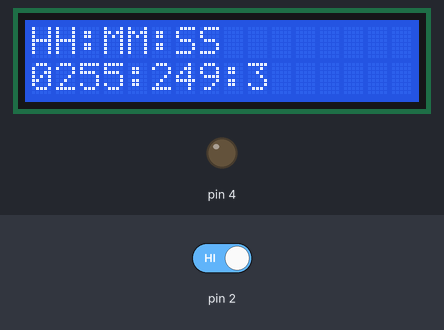
Bench run of a sketch on a simulated Arduino Uno, built with avr-gcc and run on an emulated ATmega328P. Shown: 16×2 character LCD, output pins drawn as LEDs (lit = HIGH). The inputs (shaded band) are chosen by the test bench; at power-on: pin 2 HIGH. EEPROM starts erased; what the sketch prints to the serial monitor is not drawn.

Above: at 1.2 s.
1.3 s: pin 2 driven LOW
At 2.3 s:
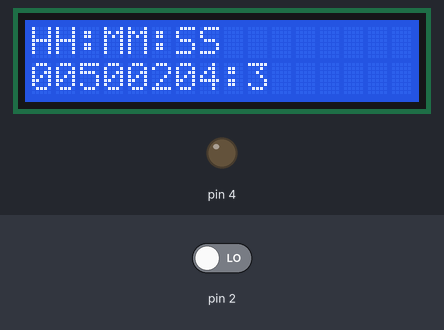
2.8 s: pin 2 driven HIGH
At 3.02 s:
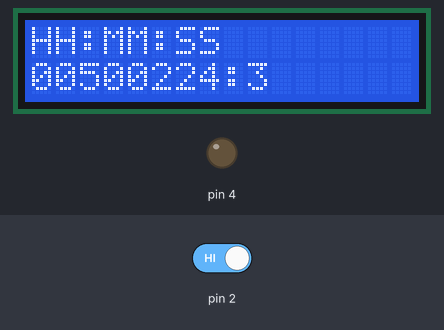
4.3 s: pin 2 driven LOW
At 4.3 s:
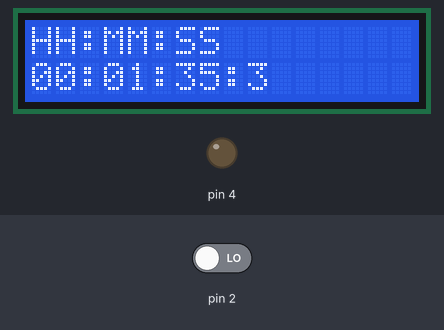
Timing chart, 0 to 7.3 s (numbered marks = the images above; inputs shaded):
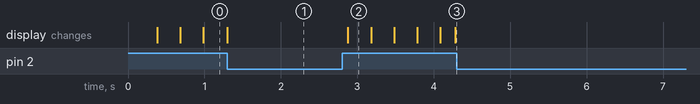

Measured:
- after the input at 2.8 s, the display: changes after 0.07 s (image 2)
- after the input at 4.3 s, every drawn part: stays the same

The sketch:

Alarma_reloj_EEPROM.ino
```cpp
#include <MsTimer2.h>
#include <LiquidCrystal.h>
#include <EEPROM.h>

LiquidCrystal lcd (13, 12, 11, 10, 9, 8);
int segundero;
int minutero;
int horero;
int funcion = 0;
String hora_alarma;
int al_hora = 0;
String minuto_alarma;
int al_minuto = 0;

void setup() {
  MsTimer2::set(20,reloj);
  MsTimer2::start();
  lcd.begin(16,2);
  Serial.begin(9600);
  attachInterrupt(0,alarma,LOW);
  pinMode(4,OUTPUT);
  lcd.setCursor(0,0);
  lcd.print("HH:MM:SS");
  lcd.setCursor(0,1);
  lcd.print('0');
  lcd.print(EEPROM.read(0));
  lcd.print(':');
  lcd.print(EEPROM.read(1));
  lcd.print(':');
  lcd.print(EEPROM.read(2));
  Serial.println("Presione para configurar la alarma");
  horero = EEPROM.read(0);
  minutero = EEPROM.read(1);
  segundero = EEPROM.read(2);
  al_hora = EEPROM.read(3);
  al_minuto = EEPROM.read(4);
  funcion = EEPROM.read(5);
  Serial.print("Alarma programada para ->   ");
  Serial.print(EEPROM.read(3));
  Serial.print(':');
  Serial.println(EEPROM.read(4));
}

void loop() {
  if(funcion==1){
    if(Serial.available()>0){
      hora_alarma=Serial.readString();
      al_hora=hora_alarma.toInt();
      EEPROM.write(3,al_hora);
      Serial.println("Valor guardado");
      if(al_hora>24){
        Serial.println("La hora ingresada no es valida");
        funcion=0;
      }
    }
  }
  if(funcion==2){
    if(Serial.available()>0){
      minuto_alarma=Serial.readString();
      al_minuto=minuto_alarma.toInt();
      EEPROM.write(4,al_minuto);
      Serial.println("Valor guardado");
      if(al_minuto>60){
        Serial.println("El minuto ingresado no es valido");
        funcion=1;
      }
    }
  }
  if(funcion==3){
    Serial.print("Alarma programada para ->  ");
    Serial.print(EEPROM.read(3));
    Serial.print("HH");
    Serial.print(':');
    Serial.print(EEPROM.read(4));
    Serial.println("MM");
    delay(500);
    if(horero==al_hora && minutero==al_minuto){
      Serial.println("ALARMA ACTIVADA");
      digitalWrite(4,HIGH);
      delay(5000);
      digitalWrite(4,LOW);
    }
  }
}

void reloj(){
  if(segundero<59){
    segundero++;
    EEPROM.write(2,segundero);
    if(segundero<10){
      lcd.setCursor(6,1);
      lcd.print("0 ");
      lcd.setCursor(7,1);
      lcd.print(EEPROM.read(2));
    }
    else{
      lcd.setCursor(6,1);
      lcd.print(EEPROM.read(2));
    }
  }
  else{
    segundero=0;
    if(segundero==0){
      lcd.setCursor(6,1);
      lcd.print("00");
    }
    if(minutero<59){
      minutero++;
      EEPROM.write(1,minutero);
      if(minutero<10){
        lcd.setCursor(2,1);
        lcd.print(":0 :");
        lcd.setCursor(4,1);
        lcd.print(EEPROM.read(1));
      }
      else{
        lcd.setCursor(2,1);
        lcd.print(":  :");
        lcd.setCursor(3,1);
        lcd.print(EEPROM.read(1));
      }
    }
    else{
      minutero=0;
      if(minutero==0){
        lcd.setCursor(3,1);
        lcd.print("00");
      }
      if(horero<23){
        horero++;
        EEPROM.write(0,horero);
        if(horero<10){
          lcd.setCursor(0,1);
          lcd.print("0 ");
          lcd.setCursor(1,1);
          lcd.print(EEPROM.read(0));
        }
        else{
          lcd.setCursor(0,1);
          lcd.print(EEPROM.read(0));
        }
      }
      else{
        horero=0;
        if(horero==0){
          lcd.setCursor(0,1);
          lcd.print("00");
        }
      }
    }
  }
}

void alarma(){
  switch(funcion){
    case 0:
      Serial.println("Ingrese la Hora");
      funcion++;
      EEPROM.write(5,funcion);
    break;
    case 1:
      Serial.println("Ingrese los minutos");
      funcion++;
      EEPROM.write(5,funcion);
    break;
    case 2:
      Serial.print("La alarma es: ");
      funcion++;
      EEPROM.write(5,funcion);
    break;
    case 3:
      Serial.println("Alarma reinicidad");
      funcion=0;
      al_hora=0;
      al_minuto=0;
      EEPROM.write(3,0);
      EEPROM.write(4,0);
      EEPROM.write(5,funcion);
    break;
  }
}
```
